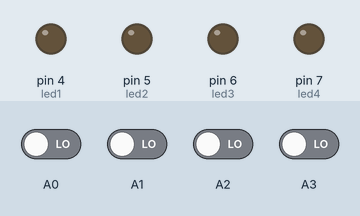
A sketch run on a simulated Arduino Nano, built with avr-gcc and run on an emulated ATmega328P. Shown: output pins drawn as LEDs (lit = HIGH). The test bench sets the inputs (shaded band); at power-on: A0–3 LOW.

Above: at 1.2 s.
1.3 s: A0 driven HIGH
At 1.9 s:
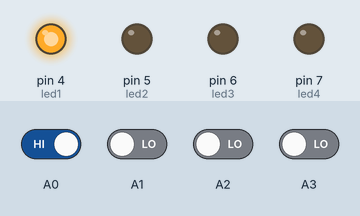
2.8 s: A1 driven HIGH
At 3.2 s:
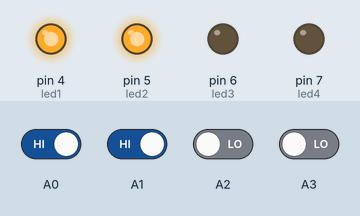
4.3 s: A2 driven HIGH
At 5.5 s:
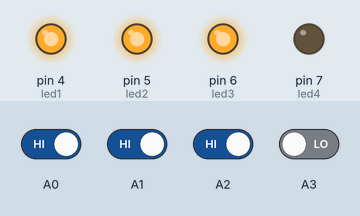
5.8 s: A3 driven HIGH
At 6.9 s:
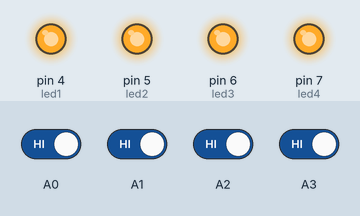
7.3 s: A0 driven LOW
At 8.1 s:
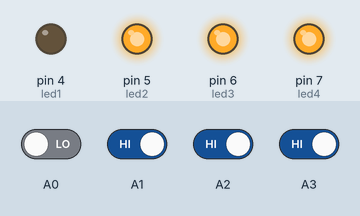
8.8 s: A1 driven LOW
At 9.4 s:
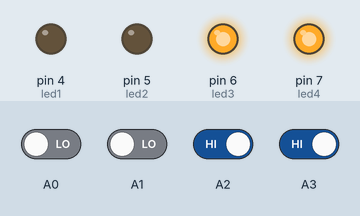
Timing chart, 0 to 11.3 s (numbered marks = the images above; inputs shaded):
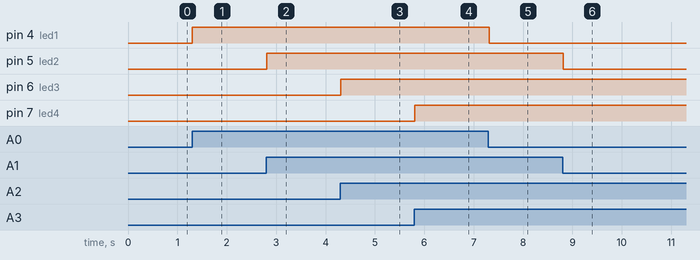

Measured:
- after the input at 1.3 s, pin 4 (led1): LOW → HIGH at once
- after the input at 2.8 s, pin 5 (led2): LOW → HIGH at once
- after the input at 4.3 s, pin 6 (led3): LOW → HIGH at once
- after the input at 5.8 s, pin 7 (led4): LOW → HIGH at once
- after the input at 7.3 s, pin 4 (led1): HIGH → LOW at once
- after the input at 8.8 s, pin 5 (led2): HIGH → LOW at once

The sketch:

PlcLab_Buttons.ino
```cpp
/******************************************************************
  Project name : Plc Lab - Buttons
  Author       : PLC-EXPERT
  Date Time    : 2019-01-02
  Description  : Buttons example
  CPU BOARD    : Arduino NANO
  URL          : www.plc-expert.com
******************************************************************/

#define led1 4
#define led2 5
#define led3 6
#define led4 7

#define button1 A0
#define button2 A1
#define button3 A2
#define button4 A3

#define pause 200

void setup(){
  pinMode(led1, OUTPUT);
  pinMode(led2, OUTPUT);
  pinMode(led3, OUTPUT);
  pinMode(led4, OUTPUT);
}

void loop(){
  digitalWrite(led1, ButtonState(button1));
  digitalWrite(led2, ButtonState(button2));
  digitalWrite(led3, ButtonState(button3));
  digitalWrite(led4, ButtonState(button4));

  delay(20);
}

bool ButtonState(int button){
  return digitalRead(button);
}
```
